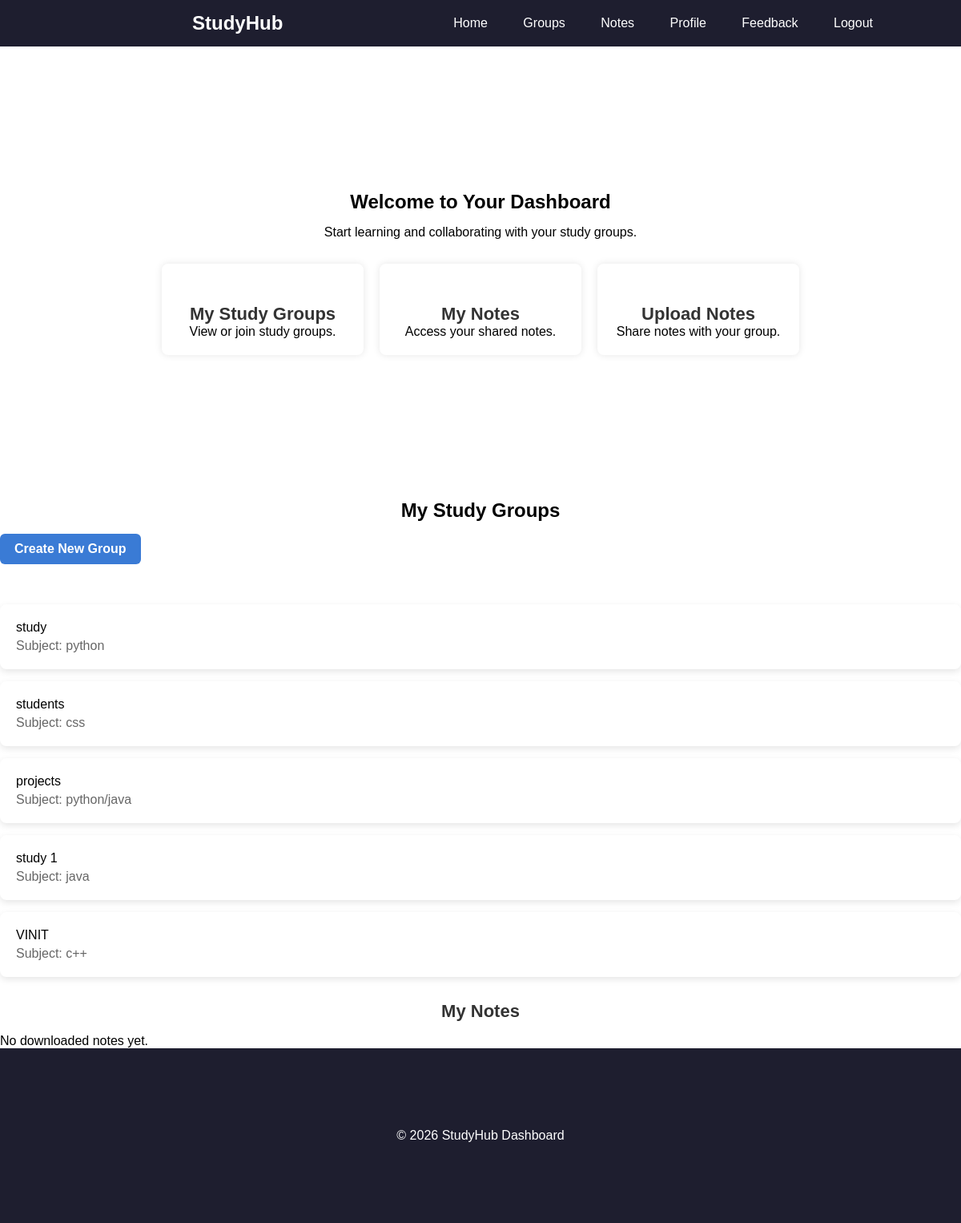
The app's page /dashboard/ (signed in) with its own data.
### groups/models.py (models this page shows, shortened)
class Group(models.Model):
    name = models.CharField(max_length=100)
    subject = models.CharField(max_length=100)
    description = models.TextField()
    creator = models.ForeignKey(User, on_delete=models.CASCADE)
    members = models.ManyToManyField(User, related_name='study_groups')

### mainapp/views.py (the view)
# urls.py: path('dashboard/', views.dashboard, name='dashboard'),
def dashboard(request):
    user_groups = Group.objects.filter(members=request.user)
    downloads = Download.objects.filter(user=request.user)
    downloaded_notes = [d.note for d in downloads]
    context = {
        'groups': user_groups,
        'downloaded_notes': downloaded_notes
    }
    return render(request, 'mainapp/dashboard.html', context)

### mainapp/templates/mainapp/dashboard.html (shortened to what this page needs)
{% load static %}
<!DOCTYPE html>
<html>
<head>
    <link rel="stylesheet" href="{% static 'mainapp/css/dashboard.css' %}">
    <link rel="stylesheet" href="{% static 'mainapp/css/style.css' %}">
</head>
<body>
<header>
    <div class="container nav-container">
        <div class="logo">StudyHub</div>
        <nav>
            <a href="/">Home</a>
            <a href="{% url 'group_list' %}">Groups</a>
            <a href="/notes/">Notes</a>
            <a href="{% url 'profile' %}">Profile</a>
            <a href="/feedback/"> Feedback</a>
            <a href="/account/login/">Logout</a>
        </nav>
    </div>
</header>
<section class="dashboard">
    <h1>Welcome to Your Dashboard</h1>
    <p>Start learning and collaborating with your study groups.</p>
    <div class="cards">
        <div class="card">
            <h3>My Study Groups</h3>
            <p>View or join study groups.</p>
        </div>
        <div class="card">
            <h3>My Notes</h3>
            <p>Access your shared notes.</p>
        </div>
        <div class="card">
            <h3>Upload Notes</h3>
            <p>Share notes with your group.</p>
        </div>
    </div>
</section>
<div class="dashboard-container">
    <div class="create-group-section">
    <h2>My Study Groups</h2>
    <a href="/groups/create/" class="create-group-btn">Create New Group</a>
    <div>
    <div class="groups-section">
        {% for group in groups %}
        <div class="group-card">
            <a href="{% url 'group_detail' group.id %}"> {{ group.name }}</a>
            <p>Subject: {{ group.subject }}</p>
        </div>
        {% empty %}
        <p>You have not joined any groups yet.</p>
        {% endfor %}
    </div>
</div>
<h3>My Notes</h3>
    <div class="dashboard-section">
    {% for note in downloaded_notes %}
    <div class="dashboard-card">
    <h4>{{ note.title }}</h4>
    <p>Subject: {{ note.subject }}</p>
    <p class="note-meta">
        Uploaded by: <b>{{ note.uploaded_by.username }}</b>
    </p>
    <p class="note-meta">
        Uploaded on: {{ note.uploaded_at|date:"d M Y" }}
    </p>
    <a href="{{ note.file.url }}" class="download-btn">preview</a>
    {% if note.uploaded_by == request.user %}
    <a href="{% url 'delete_note' note.id %}" class="delete-btn">Delete</a>
    {% endif %}
    </div>
    {% empty %}
    <p>No downloaded notes yet.</p>
    {% endfor %}
</div>
<footer>
    <p>© 2026 StudyHub Dashboard</p>
</footer>
</body>
</html>

### mainapp/static/mainapp/css/dashboard.css (style rules this page uses)
body { margin:0; font-family: Arial; }
header { background-color: #1e1e2f; padding: 15px 0; }
.nav-container { display: flex; justify-content: space-between; align-items: center; }
.logo { color: white; font-size: 24px; font-weight: bold; margin-left: 150px; }
nav a { color: white; text-decoration: none; margin-left: 20px; margin-right: 20px; }
.dashboard { padding:80px; margin: 100px; text-align:center; }
.cards { display:flex; justify-content:center; gap:20px; margin-top:30px; }
.card { background:#f4f4f4; padding:25px; width:200px; border-radius:8px; box-shadow:0 0 10px rgba(0,0,0,0.1); }
.create-group-btn { display:inline-block; background:#3a7bd5; color:white; padding:10px 18px; border-radius:6px; text-decoration:none; font-weight:bold; margin-bottom:20px; }
.create-group-section h2 { text-align: center; }
.group-card a { text-decoration: none; color: inherit; }
.groups-section { margin-top:30px; }
.group-card { background:white; padding:20px; margin-bottom:15px; border-radius:8px; box-shadow:0px 3px 8px rgba(0,0,0,0.1); }
.group-card p { margin-top:5px; color:#666; }
h3 { margin-top: 30px; font-size: 22px; color: #333; text-align: center; }
.dashboard-section { display: flex; flex-wrap: wrap; gap: 20px; margin-top: 15px; }
footer { background-color: #1e1e2f; color: white; text-align: center; padding: 120px 0; }

### mainapp/static/mainapp/css/style.css (style rules this page uses)
* { margin: 0; padding: 0; box-sizing: border-box; font-family: Arial, sans-serif; }
.container { width: 85%; margin: auto; }
h1, h2 { margin-bottom: 15px; }
section { padding: 60px 0; }
header { background-color: #1e1e2f; padding: 15px 0; }
.nav-container { display: flex; justify-content: space-between; align-items: center; }
.logo { color: white; font-size: 24px; font-weight: bold; }
nav a { color: white; text-decoration: none; margin-left: 20px; }
.card { background-color: white; padding: 20px; width: 30%; box-shadow: 0px 0px 10px rgba(0,0,0,0.1); border-radius: 8px; }
footer { background-color: #1e1e2f; color: white; text-align: center; padding: 100px 0; }

### records on screen
Group: name "study", subject "python"
Group: name "students", subject "css"
Group: name "projects", subject "python/java"
Group: name "study 1", subject "java"
Group: name "VINIT", subject "c++"
